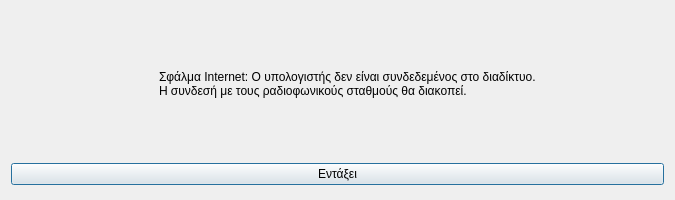
<?xml version="1.0" encoding="UTF-8"?>
<ui version="4.0">
 <class>Dialog</class>
 <widget class="QDialog" name="Dialog">
  <property name="geometry">
   <rect>
    <x>0</x>
    <y>0</y>
    <width>675</width>
    <height>200</height>
   </rect>
  </property>
  <property name="windowTitle">
   <string>Σφάλμα σύνδεσης</string>
  </property>
  <property name="windowIcon">
   <iconset resource="../../icons.qrc">
    <normaloff>:/main-window/assets/images/main-window/internet-error.png</normaloff>:/main-window/assets/images/main-window/internet-error.png</iconset>
  </property>
  <layout class="QGridLayout" name="gridLayout">
   <item row="0" column="0">
    <widget class="QLabel" name="label">
     <property name="minimumSize">
      <size>
       <width>142</width>
       <height>142</height>
      </size>
     </property>
     <property name="maximumSize">
      <size>
       <width>142</width>
       <height>142</height>
      </size>
     </property>
     <property name="text">
      <string/>
     </property>
     <property name="pixmap">
      <pixmap resource="../../icons.qrc">:/main-window/assets/images/main-window/internet-error.png</pixmap>
     </property>
     <property name="scaledContents">
      <bool>true</bool>
     </property>
    </widget>
   </item>
   <item row="0" column="1">
    <widget class="QLabel" name="label_2">
     <property name="text">
      <string>Σφάλμα Internet: Ο υπολογιστής δεν είναι συνδεδεμένος στο διαδίκτυο.
Η συνδεσή με τους ραδιοφωνικούς σταθμούς θα διακοπεί.</string>
     </property>
     <property name="alignment">
      <set>Qt::AlignJustify|Qt::AlignVCenter</set>
     </property>
    </widget>
   </item>
   <item row="1" column="0" colspan="2">
    <widget class="QPushButton" name="ok">
     <property name="text">
      <string>Εντάξει</string>
     </property>
     <property name="icon">
      <iconset resource="../../icons.qrc">
       <normaloff>:/rest-windows/assets/images/rest-windows/ok.png</normaloff>:/rest-windows/assets/images/rest-windows/ok.png</iconset>
     </property>
    </widget>
   </item>
  </layout>
 </widget>
 <tabstops>
  <tabstop>ok</tabstop>
 </tabstops>
 <resources>
  <include location="../../icons.qrc"/>
  <include location="../../icons.qrc"/>
  <include location="../../icons.qrc"/>
 </resources>
 <connections/>
</ui>
